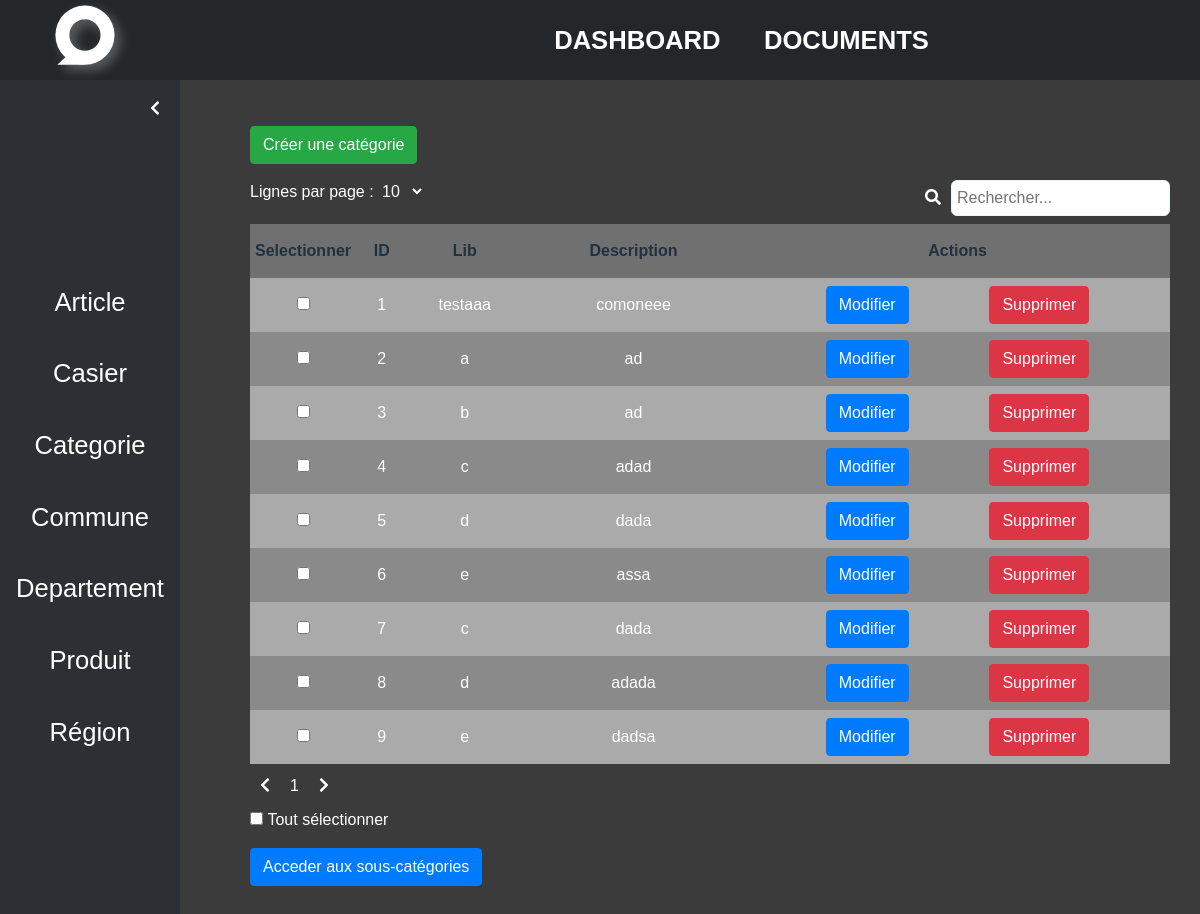
Before: /tables/categorie/index.php with the older database file.
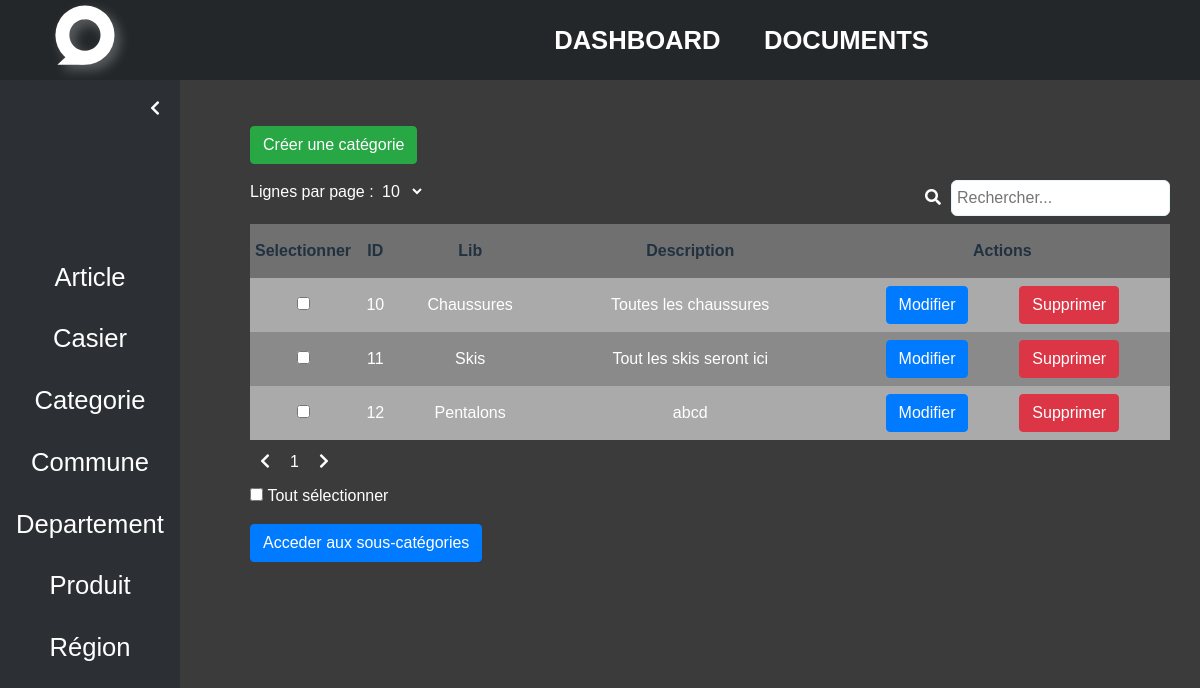
After: the same page with the newer database file.
### tables this page shows
CREATE TABLE `categorie` (
  `cat_ID` int(11) NOT NULL,
  `cat_nom` varchar(50) NOT NULL,
  `cat_description` varchar(255) NOT NULL,
  `cat_is_visible` int(1) NOT NULL DEFAULT 1
);

### lib/includes/defines.inc.php (called while the page is built, shortened)
<?php
include_once DB_CLASS_DIR.'categorie.class.inc.php';
$oCategorie = new Categorie();
$isProd = false;
if(!$isProd){
    $path = "/";
}else{
    $server = "db5005005670.hosting-data.io";
    $username = "dbu361051";
    $password = "Hippo14campes440!";
    $dbname = "dbs4185065";
    $path = "https://arthurlecompte.com/";
}
?>

### lib/includes/db/classes/categorie.class.inc.php (called while the page is built, shortened)
<?php
class Categorie{
    public function db_get_all(){
        global $conn;
        $request = "SELECT cat_ID as arrkey, cat_ID, cat_nom, cat_description FROM ".DB_TABLE_CATEGORIE." WHERE cat_is_visible = 1;";
        try{
            $sql = $conn->query($request);
            return $sql->fetchAll(\PDO::FETCH_GROUP|\PDO::FETCH_UNIQUE|\PDO::FETCH_ASSOC);
        }catch(PDOException $e){
            return $this->errmessage.$e->getMessage();
        }
    }
}
?>

### tables/categorie/index.php (the view, shortened to what this page needs)
<?php
    require '../../lib/includes/defines.inc.php';
    require '../../lib/includes/navbar.php';
    require '../../lib/includes/sidenav.php';
    require '../../lib/includes/doctype.php';
    echo doctype("Catégorie", $path);
    echo navbar($path);
    echo sidenav($path);
?>
<body>
<?php
        $data = $oCategorie->db_get_all();
  ?>
  <div class="main-container sidenav-open">
    <button type='button' class='my-3 btn btn-success' data-toggle='modal' data-target='#createmodal'> Créer une catégorie </button>
        <div class="table-container">
        <table id="table">
                <thead>
                    <th>Selectionner</th>
                    <th style='text-align :center'>ID</th>
                    <th style='text-align :center'>Lib</th>
                    <th style='text-align :center'>Description</th>
                    <th style='text-align :center'>Actions</th>
                </thead>
                <tbody>
                    <?php
                        foreach ($data as $key) {
                            $id = $key["cat_ID"]; ?>
                            <tr data-value="<?php echo $id ?>" data-rowindex="<?php echo $id ?>">
                                <td style='width: 5%'>
                                    <input type='checkbox' class='checkbox' data-index="<?php echo $id ?>" checked='false'>
                                </td>
                                <td>
                                    <center><?php echo $id ?></center>
                                </td>
                                <td>
                                    <center><?php echo $key["cat_nom"] ?></center>
                                </td>
                                <td>
                                    <center><?php echo $key["cat_description"] ?></center>
                                </td>
                                <td style='display:flex; justify-content: space-evenly;'>
                                    <button type='button' data-index="<?php echo $id ?>" class='btn btn-primary updateBtn' data-toggle='modal' data-target='#updateModal'>
                                        Modifier
                                    </button>
                                    <button type="button" data-index="<?php echo $id ?>" name="delete" class="delete-btn btn btn-danger">
                                        Supprimer
                                    </button>
                                </td>
                            </tr>
                            <?php
                        }
                    ?>
                </tbody>
            </table>
            <input type="checkbox" class="select-all" id="select-all">
            <label for="select-all" class="form-check-label">Tout sélectionner</label>
        <form action="../sous_categorie/index.php">
            <button type="submit" name="scat" class="mt-3 btn btn-primary">Acceder aux sous-catégories</button>
        </form>
    </div>
  </div>
</body>
</html>

### lib/includes/doctype.php
<?php
function doctype($title, $path){
    $doctype = '<!DOCTYPE html>
    <html lang="fr" dir="ltr">
    <head>
        <title>'.$title.'</title>
        <meta name="viewport" content="width=device-width">
        <link rel="stylesheet" href="https://stackpath.bootstrapcdn.com/bootstrap/4.5.0/css/bootstrap.min.css"/>
        <link rel="stylesheet" href="https://pro.fontawesome.com/releases/v5.10.0/css/all.css"/>
        <script src="https://ajax.googleapis.com/ajax/libs/jquery/3.6.0/jquery.min.js"></script>
        <script src="https://cdn.jsdelivr.net/npm/popper.js@1.16.0/dist/umd/popper.min.js"></script>
        <script src="//cdn.jsdelivr.net/npm/sweetalert2@11"></script>
        <link rel="stylesheet" href="'.$path.'uvlight/assets/css/main.css">
        <link rel="stylesheet" href="'.$path.'uvlight/assets/css/navbar.css">
        <link rel="stylesheet" href="'.$path.'uvlight/assets/css/sidenav.css">
    </head>';
    return $doctype;
}
?>

### lib/includes/navbar.php (shortened to what this page needs)
<?php
function navbar($path){
        ?>
        <header>
            <nav>
                <div class="logo">
                    <a href=""><img src="<?php echo $path ?>uvlight/assets/img/svg/Logo_login.svg"></a>
                </div>
                <ul class="nav">
                    <div class="list-item">
                        <li class="ul-el"><a href="<?php echo $path ?>uvlight/" disable>Dashboard</a></li>
                        <li class="ul-el"><a href="<?php echo $path ?>uvlight/docs" disable>Documents</a></li>
                        <li class="ul-el"><span href="#"><i class="far fa-power-off logout"></i></span></li>
                    </div>
                </ul>
            </nav>
        </header>
    <?php
}
?>

### lib/includes/sidenav.php
<?php
function sidenav($path){
        ?>
        <div class="sidenav">
            <i class="fas fa-chevron-left"></i>
            <ul class="list">
                <li><a href="<?php echo $path ?>uvlight/tables/article/index.php">Article</a></li>
                <li><a href="<?php echo $path ?>uvlight/tables/casier/index.php">Casier</a></li>
                <li><a href="<?php echo $path ?>uvlight/tables/categorie/index.php">Categorie</a></li>
                <li><a href="<?php echo $path ?>uvlight/tables/commune/index.php">Commune</a></li>
                <li><a href="<?php echo $path ?>uvlight/tables/departement/index.php">Departement</a></li>
                <li><a href="<?php echo $path ?>uvlight/tables/produit/index.php">Produit</a></li>
                <li><a href="<?php echo $path ?>uvlight/tables/region/index.php">Région</a></li>
            </ul>
        </div>
    <?php
}
?>

### assets/css/main.css (style rules this page uses)
:root { --blue: #7289da; --white: #fff; --grey: #99aab5; --light-dark: #2c2f33; --dark: #23272a; }
* { margin: 0; padding: 0; box-sizing: border-box; font-family: 'Poppins', sans-serif; }

### assets/css/navbar.css (style rules this page uses)
header { position: fixed; z-index: 100; top: 0; left: 0; right: 0; height: 10vh; background: var(--dark); }
header a, header span { text-decoration: none; color: inherit; height: 100%; display: flex; justify-content: center; align-items: center; transition: all 300ms ease-in-out; width: 100%; padding: 0 10px; }
header ul { list-style: none; }
header li { width: 100%; }
header nav { height: 100%; padding: 0 40px; display: flex; justify-content: space-between; align-items: center; }
header nav .logo { height: 100%; }
header nav .logo a { display: inline-block; height: 100%; }
header nav .logo a img { height: 100%; }
header nav ul { height: 100%; width: 80%; display: flex; align-items: center; justify-content: space-between; }
header nav ul .list-item { height: 100%; width: 50%; font-weight: 600; font-size: 1.6em; text-transform: uppercase; color: var(--white); display: flex; justify-content: space-around; align-items: center; transition: all 300ms ease-in-out; }
header nav ul li.ul-el { width: calc(10/3); display: flex; align-items: center; justify-content: center; height: 100%; cursor: pointer; }
.main-container { margin-top: 10vh; padding: 30px; }
@media screen and (max-width: 1200px) { header nav ul .list-item { width: 70%; } }

### assets/css/sidenav.css (style rules this page uses)
.sidenav { position: fixed; top: 10vh; left: 0; bottom: 0; right: 85%; background: var(--light-dark); transition: all 300ms ease-in-out; }
.sidenav .fa-chevron-left { margin: 20px 0 0 -20px; color: var(--white); cursor: pointer; width: 100%; display: flex; justify-content: flex-end; }
.sidenav ul { padding: 0; width: 100%; list-style: none; height: 60%; display: flex; flex-direction: column; justify-content: space-evenly; align-items: center; transform: translateY(30%); position: absolute; }
.sidenav ul li { height: 20%; width: 100%; }
.sidenav ul a { text-decoration: none; color: var(--white); font-size: 1.6em; font-weight: 500; height: 100%; width: 100%; display: flex; align-items: center; justify-content: center; transition: all 300ms ease-in-out; }
.main-container { transition: all 300ms ease-in-out; padding-left: 70px; }
.main-container.sidenav-open { margin-left: 15%; }

Changed rows visible on the page:
removed categorie: cat_ID "1", cat_nom "testaaa", cat_description "comoneee"
removed categorie: cat_ID "2", cat_nom "a", cat_description "ad"
removed categorie: cat_ID "3", cat_nom "b", cat_description "ad"
removed categorie: cat_ID "4", cat_nom "c", cat_description "adad"
removed categorie: cat_ID "5", cat_nom "d", cat_description "dada"
removed categorie: cat_ID "6", cat_nom "e", cat_description "assa"
removed categorie: cat_ID "7", cat_nom "c", cat_description "dada"
removed categorie: cat_ID "8", cat_nom "d", cat_description "adada"
removed categorie: cat_ID "9", cat_nom "e", cat_description "dadsa"
added categorie: cat_ID "10", cat_nom "Chaussures", cat_description "Toutes les chaussures"
added categorie: cat_ID "11", cat_nom "Skis", cat_description "Tout les skis seront ici"
added categorie: cat_ID "12", cat_nom "Pentalons", cat_description "abcd"
